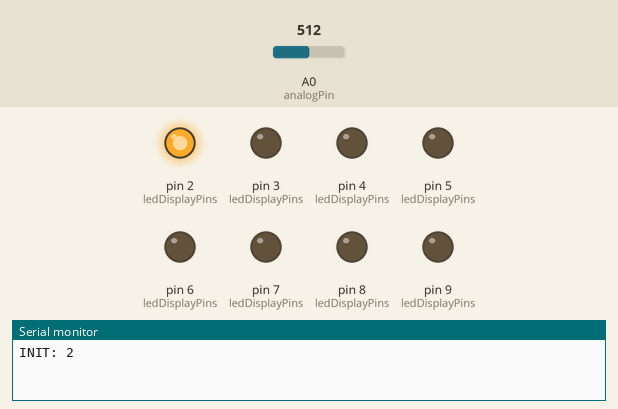
Bench run of a sketch on a simulated Arduino Uno, built with avr-gcc and run on an emulated ATmega328P. Parts: output pins drawn as LEDs (lit = HIGH), the last lines printed to the serial monitor. Inputs (shaded band) come from the test bench; at power-on: A0 (analogPin) = 512.

Above: at 0.1 s.
At 3.1 s:
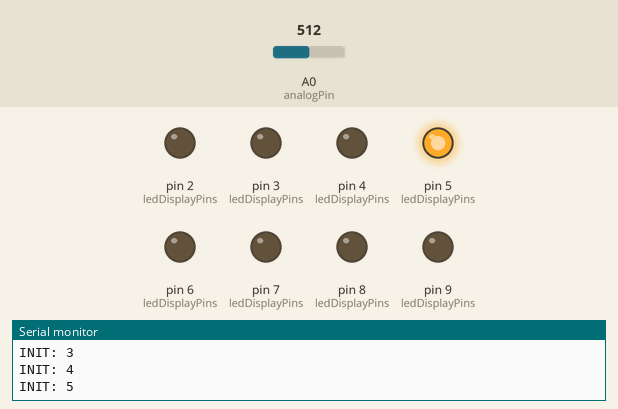
At 6.1 s:
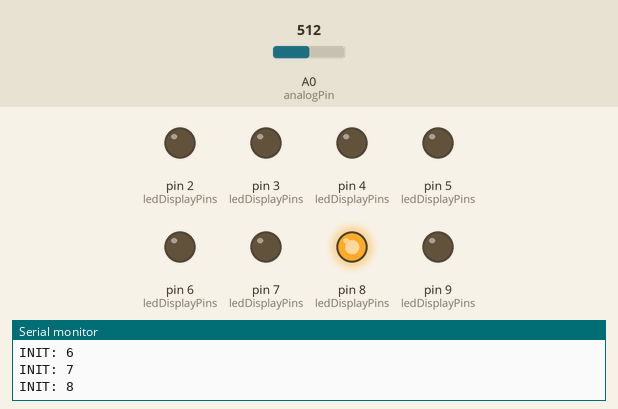
At 13.1 s:
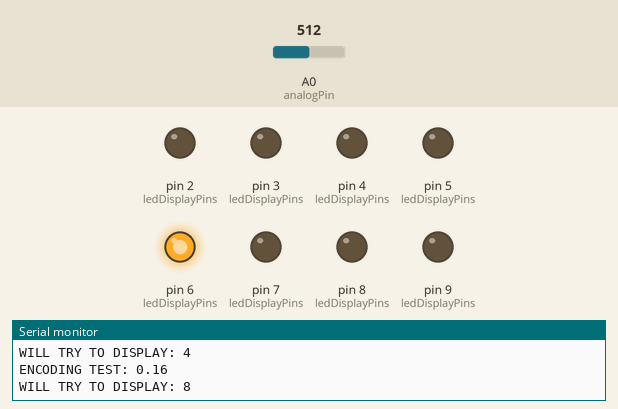
At 19.1 s:
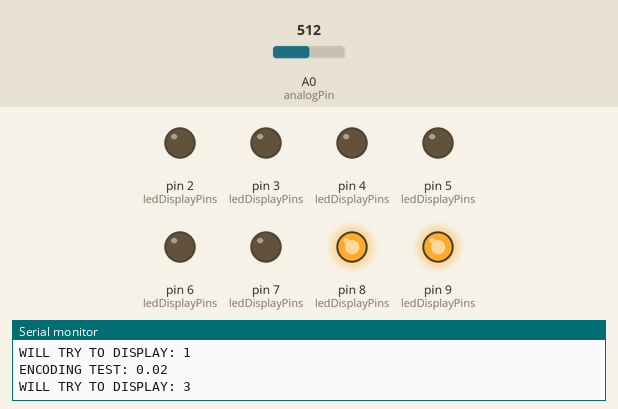
At 26.1 s:
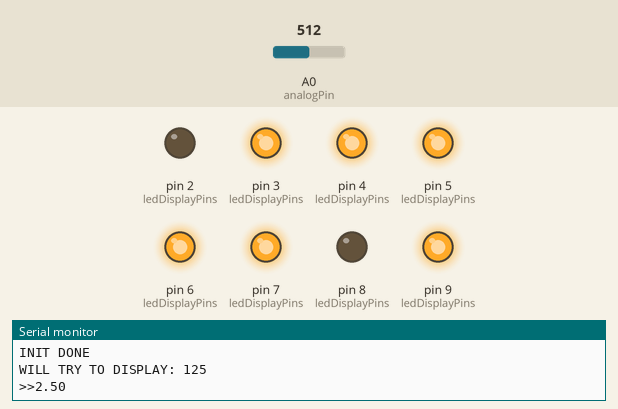
Timing chart, 0 to 27.6 s (numbered marks = the images above):
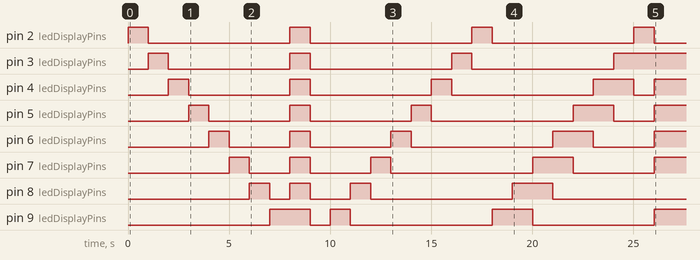

Measured:
- by itself, pin 4 (ledDisplayPins): HIGH → LOW at 3.0 s, → HIGH 5.0 s later, → LOW 1.0 s later, → HIGH 6.0 s later, … (8 changes in this stretch)
- by itself, pin 5 (ledDisplayPins): HIGH → LOW at 4.0 s, → HIGH 4.0 s later, → LOW 1.0 s later, → HIGH 5.0 s later, … (8 changes in this stretch)
- by itself, pin 6 (ledDisplayPins): HIGH → LOW at 5.0 s, → HIGH 3.0 s later, → LOW 1.0 s later, → HIGH 4.0 s later, … (8 changes in this stretch)
- by itself, pin 7 (ledDisplayPins): HIGH → LOW at 6.0 s, → HIGH 2.0 s later, → LOW 1.0 s later, → HIGH 3.0 s later, … (8 changes in this stretch)
- by itself, pin 9 (ledDisplayPins): goes LOW 1.0 s, HIGH 1.0 s, LOW 7.0 s, HIGH 2.0 s, LOW 6.0 s, then HIGH

The sketch:

battery_test.ino
```cpp
int ledDisplayPins[] = { 2, 3, 4, 5, 6, 7, 8, 9 };
int analogPin = 0;
float voltageLevel = 0.0;

void setup() {
  Serial.begin(115200);

  for(int i = 0; i < 8; i++) {
      int pinNumber = ledDisplayPins[i];
      Serial.print("INIT: ");
      Serial.println(pinNumber);
      pinMode(pinNumber, OUTPUT);
      digitalWrite(pinNumber, HIGH);
      delay(1000);
      digitalWrite(pinNumber, LOW);
  }

  float test_numbers[] = {
    5.10, 0.00, 0.02,
    0.04, 0.08, 0.16,
    0.32, 0.64, 1.28,
    2.56,
  };

  for(int i = 0; i < 10; i++) {
    Serial.print("ENCODING TEST: ");
    Serial.println(test_numbers[i]);
    encode(test_numbers[i]);
    delay(1000);
  }

  for(int i = 1; i < 9; i++) {
    Serial.print("ENCODING TEST: ");
    Serial.println(test_numbers[i]);
    encode(test_numbers[i] + test_numbers[i + 1]);
    delay(1000);
  }

  encode(0.00);

  Serial.println("INIT DONE");
}

/**
 * Given a floating point number,
 * from 0.0 to 5.0,
 * encodes it into the 0 - 255 range,
 * representing its 3 most significant
 * digits. The encoded number is actually
 * number / 2.0, so it can fit in the image range.
 */
void encode(float number)
{
    float to_encode = number / 2.0;
    int converted = int(to_encode * 100);

    Serial.print("WILL TRY TO DISPLAY: ");
    Serial.println(converted);

    for(int i = 0; i < 8; i++) {
      if(converted >= 128) {
        digitalWrite(i + 2, HIGH);
      } else {
        digitalWrite(i + 2, LOW);
      }
      converted = (converted * 2) & 255;
    }
}

float readInput()
{
  int bytesRead = 0;
  float value = 0;
  if(Serial.available() == 3) {
    int readByte = Serial.read() - '0';
    value += readByte * pow(10, -bytesRead);
    bytesRead++;
  }

  return value;
}

void loop()
{
  voltageLevel = analogRead(analogPin) * 5.0 / 1024.0;
  encode(voltageLevel);
  Serial.print(">>");
  Serial.print(voltageLevel);
  Serial.println("");
  delay(5000);
}
```
